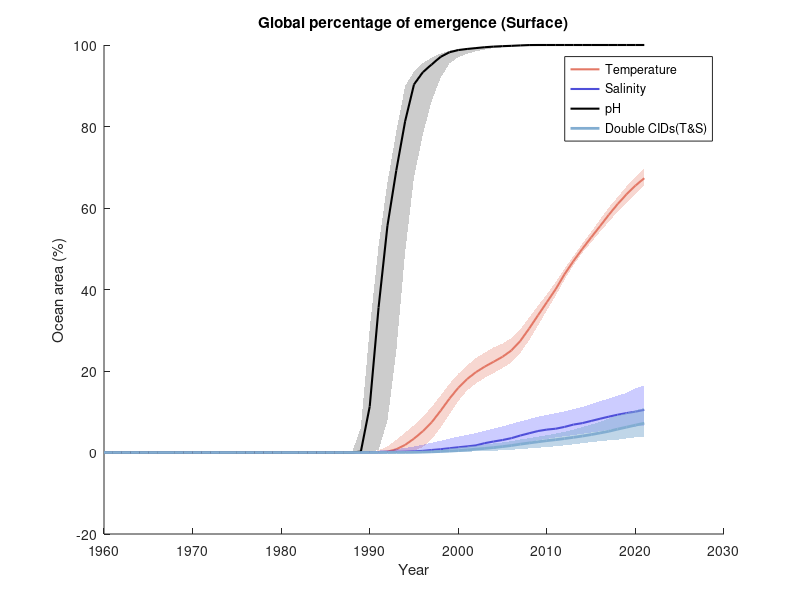

Write the MATLAB code that produced this figure. (Note: this script raises an error after producing the figure.)
%%%%  Used to generate the Fig.1a surface (T,S,T+S,pH)
clear
clc

%%%% load data for individual CIDs emergence and its 95% confidence level
load('./ToE_data/T_ToE_percentage_year_CI_levels.mat')
T_ToE_percentage_surface_median=T_ToE_percentage_level_median(1,:);
T_ToE_percentage_surface_975=T_ToE_percentage_level_975(1,:);
T_ToE_percentage_surface_25=T_ToE_percentage_level_25(1,:);
clear T_ToE_percentage_level_25 T_ToE_percentage_level_975 T_ToE_percentage_level_median T_ToE_percentage_level

load ./ToE_data/S_ToE_percentage_year_CI_levels.mat
S_ToE_percentage_surface_25=S_ToE_percentage_level_25(1,:);
S_ToE_percentage_surface_975=S_ToE_percentage_level_975(1,:);
S_ToE_percentage_surface_median=S_ToE_percentage_level_median(1,:);
clear S_ToE_percentage_level_975 S_ToE_percentage_level_25 S_ToE_percentage_level_median S_ToE_percentage_level

%pH
load('./ToE_data/CMEMS_ph_ToE_percentage_year.mat')
ph_ToE_percentage_lower=ph_ToE_percentage_lower';
ph_ToE_percentage_upper=ph_ToE_percentage_upper';
ph_ToE_percentage_mean=ph_ToE_percentage_mean';

ph_ToE_percentage_mean(ph_ToE_percentage_mean>=1)=1;
ph_ToE_percentage_upper(ph_ToE_percentage_upper>=1)=1;
ph_ToE_percentage_lower(ph_ToE_percentage_lower>=1)=1;

% double T+S
%%%% load the double emergence (Temp & Salinity) and its 95% confidence level
load ./ToE_data/percentage_year_T_S_overlap_surface.mat
S_ToE_percentage_surface_975(isnan(S_ToE_percentage_surface_975))=0;
S_ToE_percentage_surface_25(isnan(S_ToE_percentage_surface_25))=0;
T_ToE_percentage_surface_median(isnan(T_ToE_percentage_surface_median))=0;
T_ToE_percentage_surface_975(isnan(T_ToE_percentage_surface_975))=0;
T_ToE_percentage_surface_25(isnan(T_ToE_percentage_surface_25))=0;
T_S_ToE_percentage_surface_25(isnan(T_S_ToE_percentage_surface_25))=0;
T_S_ToE_percentage_surface_975(isnan(T_S_ToE_percentage_surface_975))=0;
T_S_ToE_percentage_surface_median(isnan(T_S_ToE_percentage_surface_median))=0;
ph_ToE_percentage_mean(isnan(ph_ToE_percentage_mean))=0;
ph_ToE_percentage_upper(isnan(ph_ToE_percentage_upper))=0;
ph_ToE_percentage_lower(isnan(ph_ToE_percentage_lower))=0;

%%% add the 'uncertainty due to decadal variability in the quantification of the signal' to the double emergence
load ./ToE_data/ToE_diff_percentage_year_T_S_overlap_surface.mat *lower *upper
T_S_ToE_diff_area_surface_lower(isnan(T_S_ToE_diff_area_surface_lower))=0;
T_S_ToE_diff_area_surface_upper(isnan(T_S_ToE_diff_area_surface_upper))=0;
T_S_ToE_percentage_surface_25=T_S_ToE_percentage_surface_25-T_S_ToE_diff_area_surface_lower;
T_S_ToE_percentage_surface_975=T_S_ToE_percentage_surface_975+T_S_ToE_diff_area_surface_upper;


figure()
hold on
x=1960:2021;
y1=T_ToE_percentage_surface_median(1960:2021)*100;
y2=T_ToE_percentage_surface_975(1960:2021)*100;
y3=T_ToE_percentage_surface_25(1960:2021)*100;
h1=fill([x,fliplr(x)],[y2,fliplr(y1)],[0.89,0.47,0.40],'HandleVisibility','off');
set(h1,'edgealpha',0,'facealpha',0.3)
h2=fill([x,fliplr(x)],[y1,fliplr(y3)],[0.89,0.47,0.40],'HandleVisibility','off');
set(h2,'edgealpha',0,'facealpha',0.3)
plot(1960:2021,y1,'-','LineWidth',1.5,'Color',[0.89,0.47,0.40])

y1=S_ToE_percentage_surface_median(1960:2021)*100;
y2=S_ToE_percentage_surface_975(1960:2021)*100;
y3=S_ToE_percentage_surface_25(1960:2021)*100;
h1=fill([x,fliplr(x)],[y2,fliplr(y1)],'blue','HandleVisibility','off');
set(h1,'edgealpha',0,'facealpha',0.2)
h2=fill([x,fliplr(x)],[y1,fliplr(y3)],'blue','HandleVisibility','off');
set(h2,'edgealpha',0,'facealpha',0.2)
plot(1960:2021,y1,'-','LineWidth',1.5,'Color',[0.31,0.31,0.85])

x=1960:2021;
y1=ph_ToE_percentage_mean(1960:2021)*100;
y2=ph_ToE_percentage_upper(1960:2021)*100;
y3=ph_ToE_percentage_lower(1960:2021)*100;
h1=fill([x,fliplr(x)],[y2,fliplr(y1)],'black','HandleVisibility','off');
set(h1,'edgealpha',0,'facealpha',0.2)
h2=fill([x,fliplr(x)],[y1,fliplr(y3)],'black','HandleVisibility','off');
set(h2,'edgealpha',0,'facealpha',0.2)
plot(1960:2021,y1,'-','LineWidth',1.5,'Color','black')

x=1960:2021;
y1=T_S_ToE_percentage_surface_median(1960:2021)*100;
y2=T_S_ToE_percentage_surface_975(1960:2021)*100;
y3=T_S_ToE_percentage_surface_25(1960:2021)*100;
hold on
h1=fill([x,fliplr(x)],[y2,fliplr(y1)],[0.51,0.68,0.82],'HandleVisibility','off');
set(h1,'edgealpha',0,'facealpha',0.5)
h2=fill([x,fliplr(x)],[y1,fliplr(y3)],[0.51,0.68,0.82],'HandleVisibility','off');
set(h2,'edgealpha',0,'facealpha',0.5)
plot(1960:2021,y1,'-','LineWidth',2,'Color',[0.51,0.68,0.82])

ylabel('Ocean area (%)')
xlabel('Year');
title('Global percentage of emergence (Surface)')
legend('Temperature','Salinity','pH','Double CIDs(T&S)')
plot_setting(1)
ylim([0 100.1])
xlim([1980 2021])

saveas(gcf,'./pics/Fig1a.pdf')
